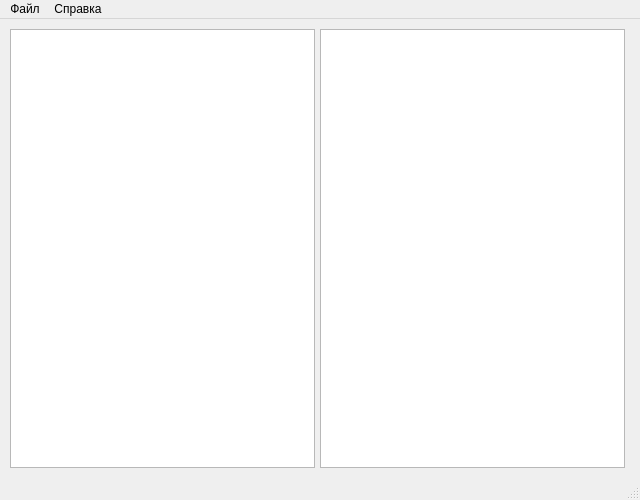
<?xml version="1.0" encoding="UTF-8"?>
<ui version="4.0">
 <class>MainWindow</class>
 <widget class="QMainWindow" name="MainWindow">
  <property name="geometry">
   <rect>
    <x>0</x>
    <y>0</y>
    <width>640</width>
    <height>500</height>
   </rect>
  </property>
  <property name="windowTitle">
   <string>Учет расходов и доходов</string>
  </property>
  <widget class="QWidget" name="centralWidget">
   <widget class="TableView" name="tableViewCosts">
    <property name="geometry">
     <rect>
      <x>10</x>
      <y>10</y>
      <width>305</width>
      <height>439</height>
     </rect>
    </property>
   </widget>
   <widget class="TableView" name="tableViewIncome">
    <property name="geometry">
     <rect>
      <x>320</x>
      <y>10</y>
      <width>305</width>
      <height>439</height>
     </rect>
    </property>
   </widget>
  </widget>
  <widget class="QMenuBar" name="menuBar">
   <property name="geometry">
    <rect>
     <x>0</x>
     <y>0</y>
     <width>640</width>
     <height>21</height>
    </rect>
   </property>
   <widget class="QMenu" name="menuFile">
    <property name="title">
     <string>Файл</string>
    </property>
    <addaction name="actionOpen"/>
    <addaction name="separator"/>
    <addaction name="actionSave"/>
    <addaction name="separator"/>
    <addaction name="actionExit"/>
   </widget>
   <widget class="QMenu" name="menu">
    <property name="title">
     <string>Справка</string>
    </property>
    <addaction name="actionAbout"/>
   </widget>
   <addaction name="menuFile"/>
   <addaction name="menu"/>
  </widget>
  <widget class="QStatusBar" name="statusBar"/>
  <action name="actionExit">
   <property name="text">
    <string>Выход</string>
   </property>
   <property name="shortcut">
    <string>Ctrl+Q</string>
   </property>
  </action>
  <action name="actionOpen">
   <property name="text">
    <string>Открыть файл…</string>
   </property>
   <property name="shortcut">
    <string>Ctrl+O</string>
   </property>
  </action>
  <action name="actionSave">
   <property name="text">
    <string>Сохранить</string>
   </property>
   <property name="shortcut">
    <string>Ctrl+S</string>
   </property>
  </action>
  <action name="actionAbout">
   <property name="text">
    <string>О программе Учет расходов и доходов…</string>
   </property>
  </action>
 </widget>
 <layoutdefault spacing="6" margin="11"/>
 <customwidgets>
  <customwidget>
   <class>TableView</class>
   <extends>QTableView</extends>
   <header>tableview.h</header>
  </customwidget>
 </customwidgets>
 <resources/>
 <connections/>
</ui>
